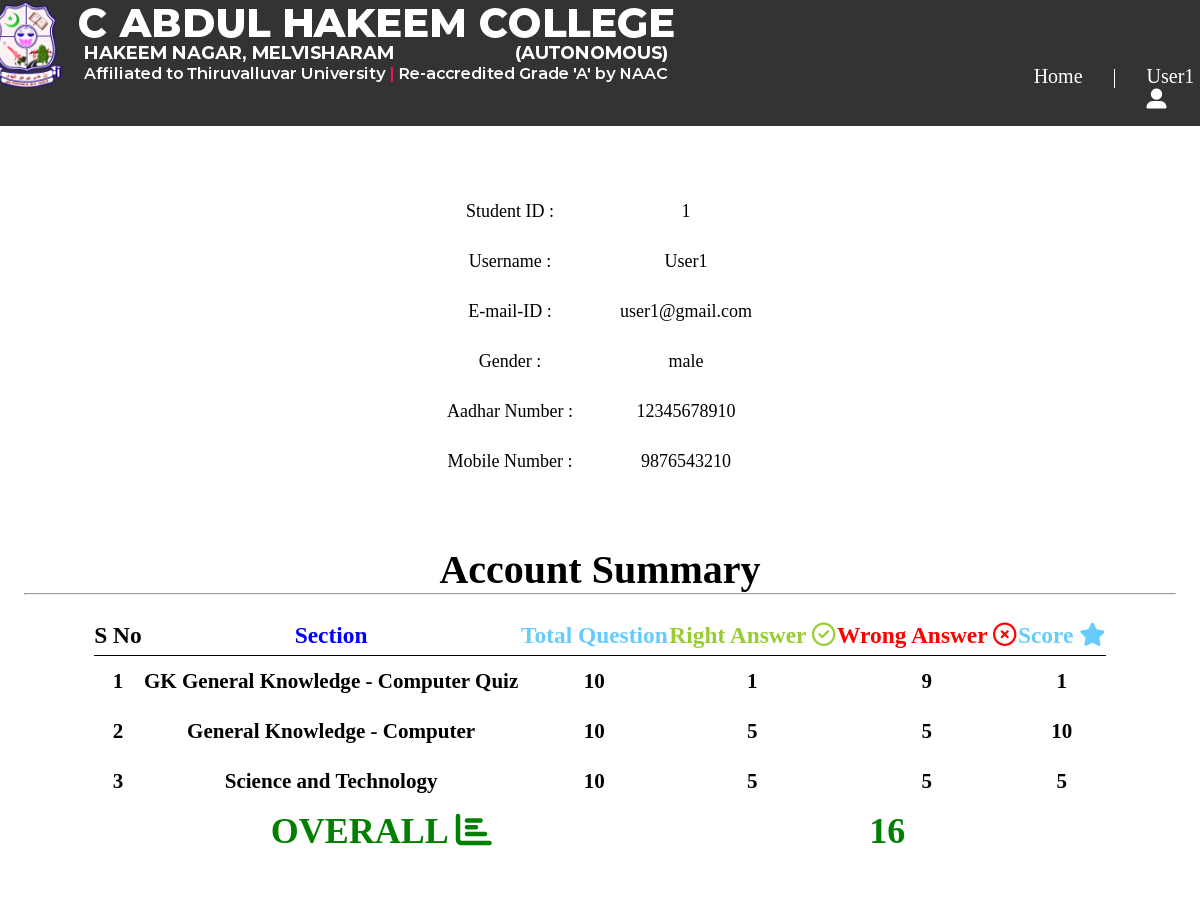
Screenshot of /account.php (signed in) with the database file from the repository.
### tables this page shows
CREATE TABLE `Students1` (
  `stud_id` int(5) NOT NULL,
  `stud_name` varchar(50) NOT NULL,
  `email` varchar(50) NOT NULL,
  `stud_pass` varchar(50) NOT NULL,
  `DOB` date NOT NULL,
  `Gender` varchar(10) NOT NULL,
  `Aadhar_no` bigint(50) NOT NULL,
  `mobile_no` bigint(25) NOT NULL,
  `date` varchar(50) NOT NULL
);

CREATE TABLE `Result` (
  `No` int(5) NOT NULL,
  `name` varchar(30) NOT NULL,
  `stud_id` int(5) NOT NULL,
  `Correct` int(5) NOT NULL,
  `Result` varchar(5) NOT NULL,
  `Section` varchar(100) NOT NULL,
  `date` varchar(50) NOT NULL
);

### account.php (the view, shortened to what this page needs)
<!doctype HTML>
<?php
include("header1.php");
include("dbconnect.php");
?>
<head>
</head>
<?php
if(isset($_SESSION["uid"])&&isset($_SESSION["uname"]))
{
    $uid=$_SESSION["uid"];
    $details=mysqli_query($link,"select * from Students1 where stud_id='$uid'");
    $rowscount=mysqli_num_rows($details);
    if($rowscount==1)
    {
        while($row=mysqli_fetch_array($details))
        {
            echo '<table style="padding:10px 400px;">';
            echo '<tr><td>Student ID :</td><td>'.$row["stud_id"].'</td></tr>';
            echo '<tr><td>Username :</td><td>'.$row["stud_name"].'</td></tr>';
            echo '<tr><td>E-mail-ID :</td><td>'.$row["email"].'</td></tr>';
            echo '<tr><td>Gender :</td><td>'.$row["Gender"].'</td></tr>';
            echo '<tr><td>Aadhar Number :</td><td>'.$row["Aadhar_no"].'</td></tr>';
            echo '<tr><td>Mobile Number :</td><td>'.$row["mobile_no"].'</td></tr>';
        }
    }
    $result_details=mysqli_query($link,"select * from Result where stud_id='$uid'");
    $overall=0;
    $no=0;
    echo '<table style="padding:20px 70px;">';
    echo '<caption><center><h1>Account Summary</h1></center></caption>';
    echo '<tr>
            <th><h3>S No</h3></th>
            <th style="color:blue;"><h3>Section</h3></th>
            <th style="color:#66CCFF;"><h3>Total Question</h3></th>
            <th style="color:#99CC32;"><h3>Right Answer <i class="far fa-check-circle"></i></h3></th>
            <th style="color:#FF0000;"><h3>Wrong Answer <i class="far fa-times-circle"></i></h3></th>
            <th style="color:#66CCFF;"><h3>Score <i class="fas fa-star"></i></h3></th>
        </tr>';
    echo '<caption><hr></caption>';
    while($rows=mysqli_fetch_array($result_details))
    {
        $no++;
        $overall=$overall+$rows["Result"];
        $wrong=10-$rows["Correct"];
        echo'<tr>
                <td><h3>'.$no.'</h3></td>
                <td><h3>'.$rows["Section"].'</h3></td>
                <td><h3>10</h3></td>
                <td><h3>'.$rows["Correct"].'</h3></td>
                <td><h3>'.$wrong.'</h3></td>
                <td><h3>'.$rows["Result"].'</h3></td>
            </tr>';
    }
    echo '<tr style="color:green">
        <td colspan=3><h1>OVERALL <i class="fas fa-chart-bar"></i></h1></td>
        <td colspan=3><h1>'.$overall.'</h1></td>
        </tr>';
    echo'</table>';
}
?>

### header1.php (style rules this page uses)
* { margin:0px; padding:0px; }

### account.php (style rules this page uses)
table { background:white; margin:10px 2% 50px 2%; margin-top:50px; padding:15px; text-align:center; width:96%; font-size:20px; border-spacing:0px; }
th { line-height:40px; border-bottom:1px solid black; }
td { line-height:50px; text-align:center; font-size:18px; }

### rows the page displays
students1: stud_id "1", stud_name "User1", email "user1@gmail.com", Gender "male", Aadhar_no "12345678910", mobile_no "9876543210"
result: Section "GK General Knowledge - Computer Quiz", Correct "1", Correct "9", Result "1"
result: Section "General Knowledge - Computer", Correct "5", Result "10"
result: Section "Science and Technology", Correct "5", Result "5"

### other values shown
$uid "User1"
$overall "16"
